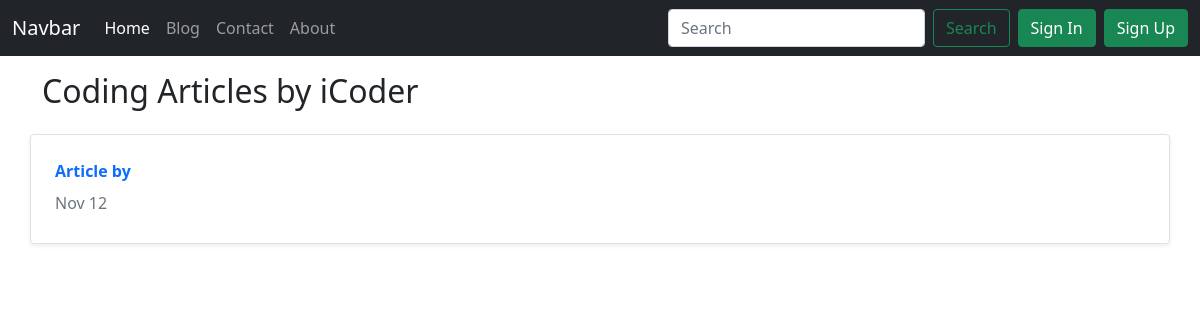
Page /blog/title2/ on the earlier database version.
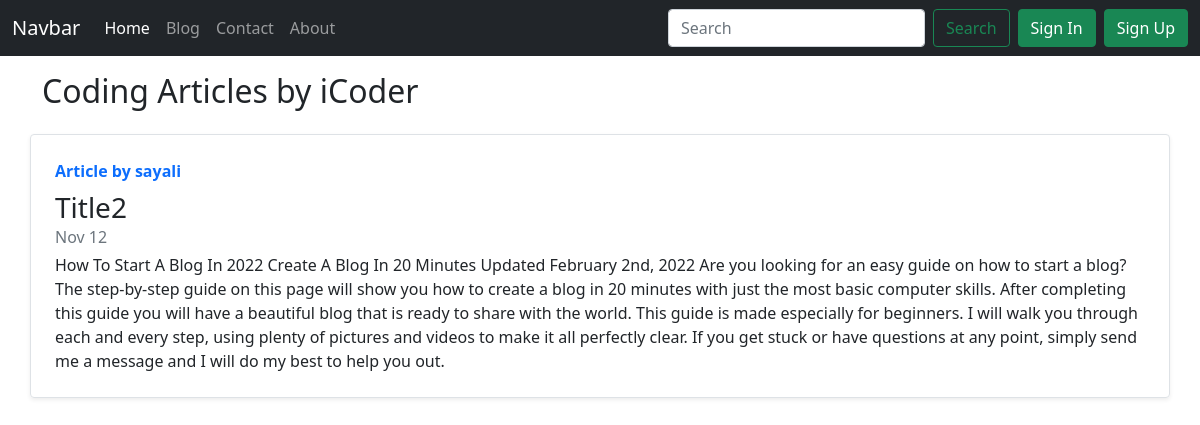
Same page on the later database version.
### blogapp/models.py (models this page shows, shortened)
class Blog(models.Model):
    sno=models.AutoField(primary_key=True)
    title=models.CharField(max_length=100)
    content=models.CharField(max_length=10000)
    author=models.CharField(max_length=30)
    slug=models.CharField(max_length=130,default='')
    timeStamp=models.DateTimeField(blank=True)

### blogapp/views.py (the view)
# urls.py: path('<str:slug>/',views.blogpost,name="blogpost")
def blogpost(request,slug):
    post=Blog.objects.filter(slug=slug).first()
    context={'post':post}
    return render(request,'blog/blogpost.html',context)

### Templates/Blog/blogpost.html (shortened to what this page needs)
{% extends 'base.html' %}
{% block content %}
<div class="container my-3">
    <h2>Coding Articles by iCoder</h2>
    <div class="row no-gutters border rounded overflow-hidden flex-md-row mb-4 shadow-sm h-md-250 my-4 position-relative">
        <div class="col p-4 d-flex flex-column position-static">
            <strong class="d-inline-block mb-2 text-primary">Article by {{post.author}}</strong>
            <h3 class="mb-0">{{post.title}}</h3>
            <div class="mb-1 text-muted">Nov 12</div>
            <p class="card-text mb-auto">{{post.content}}</p>
        </div>
    </div>
 {% endblock %}

Differences in the rows shown:
added Blog: author "sayali", title "Title2", content "How To Start A Blog In 2022 Create A Blog In 20 Minutes Updated February 2nd, 2022 Are you looking for an easy guide on how to start a blog? The step-by-step guide on this page will show you how to create a blog in 20 minutes with just the most basic computer skills. After completing this guide you will have a beautiful blog that is ready to share with the world. This guide is made especially for beginners. I will walk you through each and every step, using plenty of pictures and videos to make it all perfectly clear. If you get stuck or have questions at any point, simply send me a message and I will do my best to help you out."
